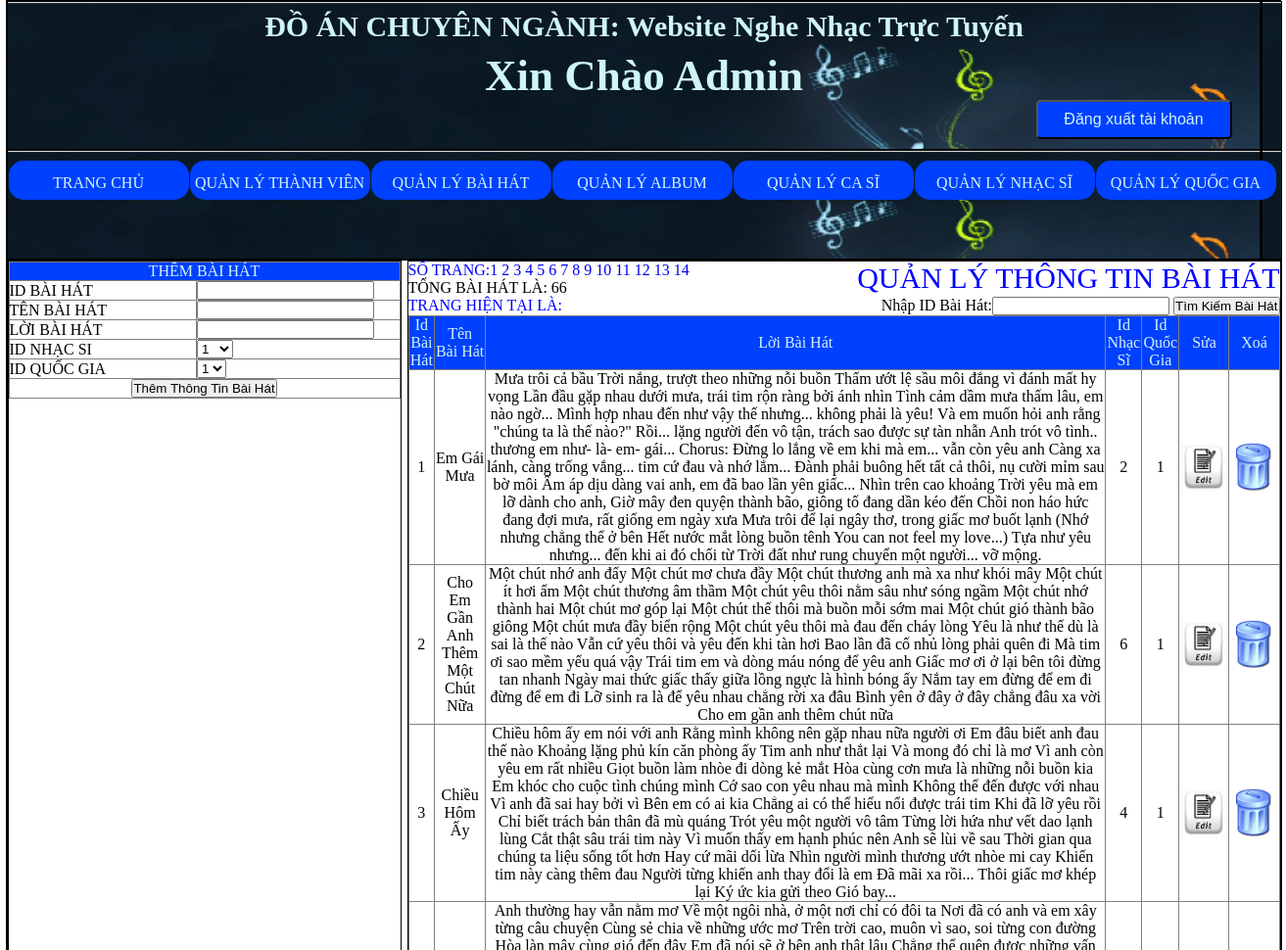
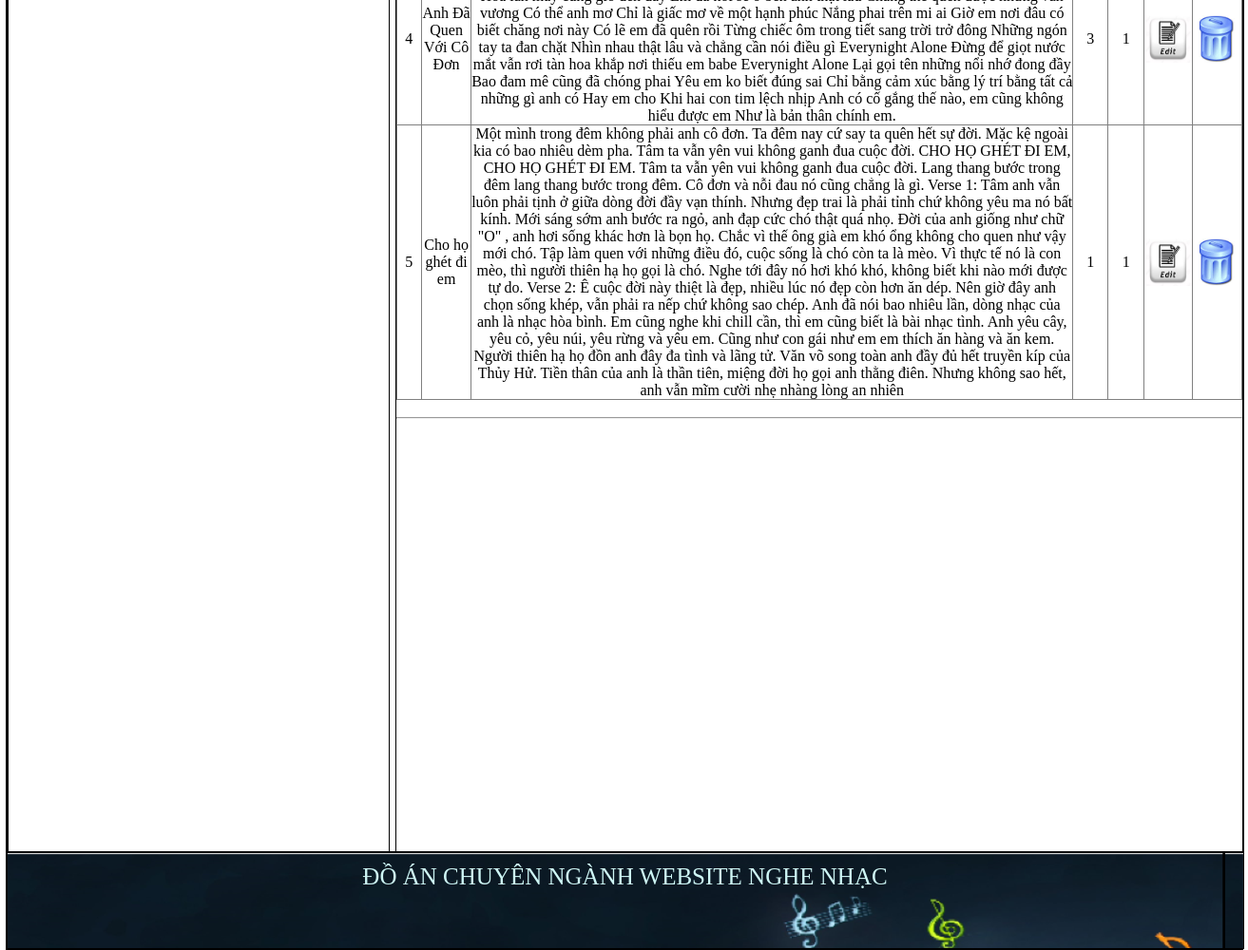
/admin_music/index.php?quanly=quanlybaihat&ac=them (signed in), run on the app's committed database (2 pictures, top to bottom).
### tables this page shows
CREATE TABLE IF NOT EXISTS `baihat` (
  `idBaihat` int(10) NOT NULL AUTO_INCREMENT,
  `TenBaihat` varchar(50) NOT NULL,
  `LoiBaihat` text NOT NULL,
  `idNhacsi` int(10) NOT NULL,
  `idQuocgia` int(10) NOT NULL,
  PRIMARY KEY (`idBaihat`),
  KEY `Baihat_Nhacsi` (`idNhacsi`),
  KEY `Baihat_Quocgia` (`idQuocgia`)
);

### admin_music/modules/quanlybaihat/them.php (the view, shortened to what this page needs)
<form action="modules/quanlybaihat/xuly.php" method="post" enctype="multipart/form-data" onsubmit="return KT()">
<table width="100%" border="1">
  <tr>
    <td colspan="2"><div align="center" style="color:#CEF6F5; background:#0040FF">THÊM BÀI HÁT</div></td>
  </tr>
  <tr>
    <td width="48%">ID BÀI HÁT</td>
    <td width="52%"><input type="text" name="idBaihat" id="IdBaihat"></td>
  </tr>
  <tr>
    <td>TÊN BÀI HÁT</td>
    <td><input type="text" name="TenBaihat" id="TenBaiHat"></td>
  </tr>
  <tr>
    <td>LỜI BÀI HÁT</td>
    <td><input type="text" name="LoiBaihat" id="LoiBaiHat"></td>
  </tr>
  <?php
		$sql="select * from nhacsi";
		$objStm = $objPdo->query($sql);
		$data = $objStm->fetchAll(PDO::FETCH_ASSOC);
	?>
  <tr>
    <td>ID NHẠC SI</td>
    <td><select name="idNhacsi">
    <?php
	foreach($data as $row)
		{
	?>
    <option><?php echo $row['idNhacsi']?></option>
    <?php } ?>
    </select>
    </td>
  </tr>
  <?php
    $sql="select * from quocgia";
    $objStm = $objPdo->query($sql);
    $data = $objStm->fetchAll(PDO::FETCH_ASSOC);
  ?>
  <tr>
    <td>ID QUỐC GIA</td>
    <td><select name="idQuocgia">
    <?php
  foreach($data as $row)
    {
  ?>
    <option><?php echo $row['idQuocgia']?></option>
    <?php } ?>
    </select>
    </td>
  </tr>
  <tr>
    <td colspan="2"><div align="center">
      <button name="them" value="thêm" onclick="return confirm('Bạn có chắc chắn Thông Tin Bài Hát nhập vào không')">Thêm Thông Tin Bài Hát</button>
    </div></td>
  </tr>
</table>
</form>

### admin_music/modules/quanlybaihat/lietke.php (shortened to what this page needs)
<div style="font-size:30px;color:blue;float: right">QUẢN LÝ THÔNG TIN BÀI HÁT</div>
<div style="color: blue; float: left;"> SỐ TRANG:</div>
<?php
	if(isset($_GET['trang'])){
		$get_trang=$_GET['trang'];
	}else{
		$get_trang='';
	}
	if($get_trang=='' || $get_trang==1)
	{
		$trang1=0;
	}else{
		$trang1=($get_trang*5)-5;
	}
	$sql="select * from baihat limit $trang1,5";
	$objStm = $objPdo->query($sql);
	$data = $objStm->fetchAll(PDO::FETCH_ASSOC);
	$sql_sql="SELECT count(*) FROM baihat";
	$result = $objPdo->query($sql_sql);
	$row = $result->fetch(PDO::FETCH_NUM);
	$a=ceil($row[0]/5);
	for($b=1;$b<=$a;$b++){
		echo '<a href="index.php?quanly=quanlybaihat&ac=them&trang='.$b.'" style="text-decoration:none;">'.' '. $b .' '.'</a>';
	}
	echo '<br>'.'TỔNG BÀI HÁT LÀ: '.$row[0];
	?>
     <br />
<p style="width:200px;color:#00F;size:20px;font-style:inherit;float:left"> TRANG HIỆN TẠI LÀ: <?php echo $get_trang?></p>
<form action="" method="post" style="float:right">
		Nhập ID Bài Hát:<input type="text" name="timkiem" />
    <input type="submit" name="sub-timkiem" value="Tìm Kiếm Bài Hát" />
</form>
<table width="100%" border="1">
  <tr class="firstrow" align="center">
    <td>Id Bài Hát</td>
    <td>Tên Bài Hát</td>
    <td>Lời Bài Hát</td>
    <td>Id Nhạc Sĩ</td>
    <td>Id Quốc Gia</td>
    <td>Sửa</td>
    <td>Xoá</td>
  </tr>
  <?php
  	foreach($data as $row)
	{
  ?>
  <tr align="center">
    <td><?php echo $row['idBaihat'] ?></td>
    <td><?php echo $row['TenBaihat'] ?></td>
    <td><?php echo $row['LoiBaihat'] ?></td>
    <td><?php echo $row['idNhacsi'] ?></td>
    <td><?php echo $row['idQuocgia'] ?></td>
    <td ><a href="index.php?quanly=quanlybaihat&ac=sua&id=<?php echo $row['idBaihat'] ?>"><img src="background/edit1.png" style="width:50px;height:50px"/></a></td>
    <td ><a href="modules/quanlybaihat/xuly.php?id=<?php echo $row['idBaihat'];?>" onclick="return confirm('Bạn có chắc xóa Bài Hát thứ <?php echo $row['idBaihat']?> chứ')"><img src="background/delete.jpg" style="width:50px;height:50px"/></a></td>
  </tr>
  <?php
   }
   ?>
</table>
<BR /><HR />

### admin_music/style/css.css (style rules this page uses)
table { border-collapse:collapse; }
* { padding:0; margin:0; }

### admin_music/modules/quanlybaihat/lietke.php (style rules this page uses)
.firstrow { background:#0040FF; color:#CEF6F5; text-align:center; }
a { text-decoration:none }

### data on the page
baihat: idBaihat "1", TenBaihat "Em Gái Mưa", LoiBaihat "Mưa trôi cả bầu Trời nắng, trượt theo những nỗi buồn Thấm ướt lệ sầu môi đắng vì đánh mất hy vọng Lần đầu gặp nhau dưới mưa, trái tim rộn ràng bởi ánh nhìn Tình cảm dầm mưa thấm lâu, em nào ngờ... Mình hợp nhau đến như vậy thế nhưng... không phải là yêu! Và em muốn hỏi anh rằng \"chúng ta là thế nào?\" Rồi... lặng người đến vô tận, trách sao được sự tàn nhẫn Anh trót vô tình.. thương em như- là- em- gái... Chorus: Đừng lo lắng về em khi mà em... vẫn còn yêu anh Càng xa lánh, càng trống vắng... tim cứ đau và nhớ lắm... Đành phải buông hết tất cả thôi, nụ cười mỉm sau bờ môi Ấm áp dịu dàng vai anh, em đã bao lần yên giấc... Nhìn trên cao khoảng Trời yêu mà em lỡ dành cho anh, Giờ mây đen quyện…", idNhacsi "2", idQuocgia "1"
baihat: idBaihat "2", TenBaihat "Cho Em Gần Anh Thêm Một Chút Nữa", LoiBaihat "Một chút nhớ anh đấy Một chút mơ chưa đầy Một chút thương anh mà xa như khói mây Một chút ít hơi ấm Một chút thương âm thầm Một chút yêu thôi nằm sâu như sóng ngầm Một chút nhớ thành hai Một chút mơ góp lại Một chút thế thôi mà buồn mỗi sớm mai Một chút gió thành bão giông Một chút mưa đầy biển rộng Một chút yêu thôi mà đau đến cháy lòng Yêu là như thế dù là sai là thế nào Vẫn cứ yêu thôi và yêu đến khi tàn hơi Bao lần đã cố nhủ lòng phải quên đi Mà tim ơi sao mềm yếu quá vậy Trái tim em và dòng máu nóng để yêu anh Giấc mơ ơi ở lại bên tôi đừng tan nhanh Ngày mai thức giấc thấy giữa lồng ngực là hình bóng ấy Nắm tay em đừng để em đi đừng để em đi Lỡ sinh ra là để yêu nhau chẳng rời xa đâu…", idNhacsi "6", idQuocgia "1"
baihat: idBaihat "3", TenBaihat "Chiều Hôm Ấy", LoiBaihat "Chiều hôm ấy em nói với anh Rằng mình không nên gặp nhau nữa người ơi Em đâu biết anh đau thế nào Khoảng lặng phủ kín căn phòng ấy Tim anh như thắt lại Và mong đó chỉ là mơ Vì anh còn yêu em rất nhiều Giọt buồn làm nhòe đi dòng kẻ mắt Hòa cùng cơn mưa là những nỗi buồn kia Em khóc cho cuộc tình chúng mình Cớ sao con yêu nhau mà mình Không thể đến được với nhau Vì anh đã sai hay bởi vì Bên em có ai kia Chẳng ai có thể hiểu nổi được trái tim Khi đã lỡ yêu rồi Chỉ biết trách bản thân đã mù quáng Trót yêu một người vô tâm Từng lời hứa như vết dao lạnh lùng Cắt thật sâu trái tim này Vì muốn thấy em hạnh phúc nên Anh sẽ lùi về sau Thời gian qua chúng ta liệu sống tốt hơn Hay cứ mãi dối lừa Nhìn…", idNhacsi "4", idQuocgia "1"
baihat: idBaihat "4", TenBaihat "Anh Đã Quen Với Cô Đơn", LoiBaihat "Anh thường hay vẫn nằm mơ Về một ngôi nhà, ở một nơi chỉ có đôi ta Nơi đã có anh và em xây từng câu chuyện Cùng sẻ chia về những ước mơ Trên trời cao, muôn vì sao, soi từng con đường Hòa làn mây cùng gió đến đây Em đã nói sẽ ở bên anh thật lâu Chẳng thể quên được những vấn vương Có thể anh mơ Chỉ là giấc mơ về một hạnh phúc Nắng phai trên mi ai Giờ em nơi đâu có biết chăng nơi này Có lẽ em đã quên rồi Từng chiếc ôm trong tiết sang trời trở đông Những ngón tay ta đan chặt Nhìn nhau thật lâu và chẳng cần nói điều gì Everynight Alone Đừng để giọt nước mắt vẫn rơi tàn hoa khắp nơi thiếu em babe Everynight Alone Lại gọi tên những nổi nhớ đong đầy Bao đam mê cũng đã chóng phai Yêu em ko biết đúng…", idNhacsi "3", idQuocgia "1"
baihat: idBaihat "5", TenBaihat "Cho họ ghét đi em", LoiBaihat "Một mình trong đêm không phải anh cô đơn. Ta đêm nay cứ say ta quên hết sự đời. Mặc kệ ngoài kia có bao nhiêu dèm pha. Tâm ta vẫn yên vui không ganh đua cuộc đời. CHO HỌ GHÉT ĐI EM, CHO HỌ GHÉT ĐI EM. Tâm ta vẫn yên vui không ganh đua cuộc đời. Lang thang bước trong đêm lang thang bước trong đêm. Cô đơn và nỗi đau nó cũng chẳng là gì. Verse 1: Tâm anh vẫn luôn phải tịnh ở giữa dòng đời đầy vạn thính. Nhưng đẹp trai là phải tỉnh chứ không yêu ma nó bất kính. Mới sáng sớm anh bước ra ngỏ, anh đạp cức chó thật quá nhọ. Đời của anh giống như chữ \"O\" , anh hơi sống khác hơn là bọn họ. Chắc vì thế ông già em khó ổng không cho quen như vậy mới chó. Tập làm quen với những điều đó, cuộc sống là chó…", idNhacsi "1", idQuocgia "1"

### other printed values
$row[0] "66"
form field idNhacsi "1"
form field idQuocgia "1"
